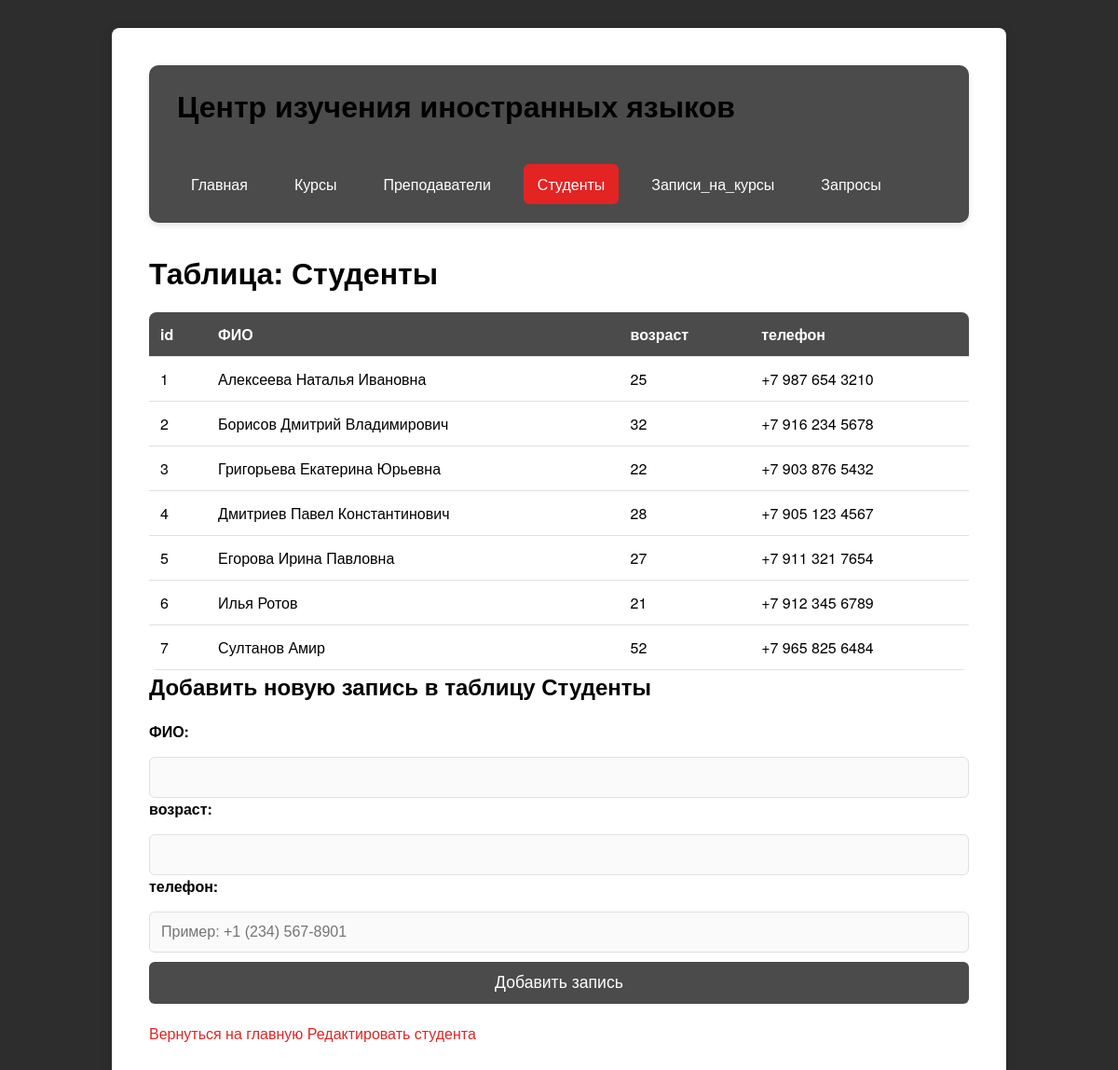
Screenshot of /?action=view&table=Студенты with the database file from the repository.
### tables this page shows
CREATE TABLE Студенты (
        id INTEGER PRIMARY KEY AUTOINCREMENT,
        ФИО TEXT NOT NULL,
        возраст INTEGER CHECK(возраст >= 16 AND возраст <= 100),
        телефон TEXT NOT NULL
    );

### functions.php (the view, shortened to what this page needs)
<?php
function renderTable($records) {
    echo "<table>";
    if (!empty($records)) {
        echo "<tr>";
        foreach (array_keys($records[0]) as $col) {
            echo "<th>$col</th>";
        }
        echo "</tr>";
        foreach ($records as $row) {
            echo "<tr>";
            foreach ($row as $col) {
                echo "<td>$col</td>";
            }
            echo "</tr>";
        }
    } else {
        echo "<tr><td colspan='100%'>Нет данных для отображения</td></tr>";
    }
    echo "</table>";
}
?>

### style.css (style rules this page uses)
:root { --primary: #4b4b4b; --secondary: #8e8e8e; --background: #2d2d2d; --text: #000000; --white: #ffffff; --border: #e0e0e0; --button-hover: #485049; --error: #f44336; --success: #4CAF50; --link: #e42323; --link-hover: #e42323; }
*, *::before, *::after { margin: 0; padding: 0; box-sizing: border-box; }
body { font-family: 'Helvetica Neue', sans-serif; background-color: var(--background); color: var(--text); }
table { width: 100%; border-collapse: collapse; margin-top: 20px; border-radius: 8px; overflow: hidden; }
th, td { padding: 12px; text-align: left; border-bottom: 1px solid var(--border); }
th { background-color: var(--primary); color: var(--white); font-weight: bold; }
td { background-color: var(--white); color: var(--text); }

### rows the page displays
студенты: id "1", ФИО "Алексеева Наталья Ивановна", возраст "25", телефон "+7 987 654 3210"
студенты: id "2", ФИО "Борисов Дмитрий Владимирович", возраст "32", телефон "+7 916 234 5678"
студенты: id "3", ФИО "Григорьева Екатерина Юрьевна", возраст "22", телефон "+7 903 876 5432"
студенты: id "4", ФИО "Дмитриев Павел Константинович", возраст "28", телефон "+7 905 123 4567"
студенты: id "5", ФИО "Егорова Ирина Павловна", возраст "27", телефон "+7 911 321 7654"
студенты: id "6", ФИО "Илья Ротов", возраст "21", телефон "+7 912 345 6789"
студенты: id "7", ФИО "Султанов Амир", возраст "52", телефон "+7 965 825 6484"

### other values shown
$validTable "Курсы"
$validTable "Преподаватели"
$validTable "Студенты"
$validTable "Записи_на_курсы"
$table "Студенты"
$col "id"
$col "ФИО"
$col "возраст"
$col "телефон"
